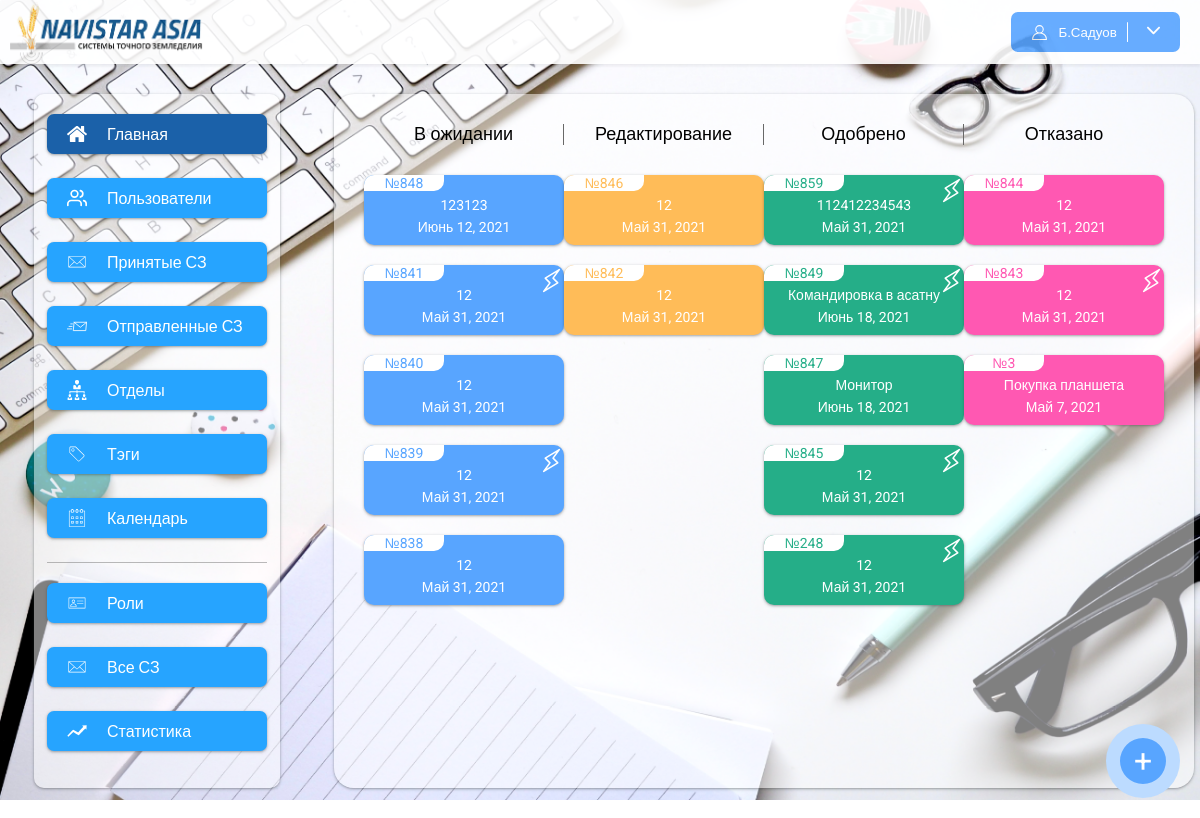
/ (signed in), run on the app's committed database.
### app/models.py (models this page shows, shortened)
class ServiceNote(models.Model):
    user = models.ForeignKey(User, null=True, blank=True, on_delete=models.CASCADE, related_name="notes")
    number = models.IntegerField(null=True, blank=True)
    title = models.CharField(max_length=120)
    text = models.TextField()
    summa = models.CharField(max_length=200, null=True, blank=True)
    fast = models.BooleanField(default=False)
    date_create = models.DateTimeField(auto_now_add=True)
    date_update = models.DateTimeField(auto_now=True)
    date = models.DateField(null=True, blank=True)
    tags = models.ManyToManyField(Tags, null=True, blank=True, related_name="notes")
    user_index = models.IntegerField(default=1, null=True, blank=True)
    status = models.CharField(max_length=200, choices=statuses, null=True, blank=True)
    class Meta:
        verbose_name = "Служебная записка"
        verbose_name_plural = "Служебные записки"

### app/views.py (the view)
# urls.py: path("", home, name="home"),
@login_required()
def home(request):
    user = request.user
    notStatus = []
    successStatus = []
    editStatus = []
    errorStatus = []
    notes = NoteUsers.objects.filter(user=user).filter(note__user_index__gte=F('index')).order_by("-pk")
    for note in notes:
        if note.status == None:
            notStatus.append(note.note)
        elif note.status == success:
            successStatus.append(note.note)
        elif note.status == edit:
            editStatus.append(note.note)
        else:
            errorStatus.append(note.note)
    return render(request, "home.html",
                  {"notStatus": notStatus[:5], "successStatus": successStatus[:5], "editStatus": editStatus[:5],
                   "errorStatus": errorStatus[:5]})

### app/templates/home.html (shortened to what this page needs)
{% extends 'base.html' %}
{% load static %}
{% block content %}
        <div class="content">
            <div class="content_statuses">
                <div class="content_status">
                    <div class="status_title">
                        В ожидании
                    </div>
                    <div class="status_content">
                        <div class="last_notes last_wait">
                            {% for i in notStatus %}
                            <a href="{% url 'my_note_detail' i.pk %}" class="last_note">
                                {% if i.fast %}
                                <img src="{% static 'img/light_little.svg' %}" class="light_little" alt="" width="25">
                                {% endif %}
										<span class="last_note_number">
											№{{ i.number }}
										</span>
                                <span class="last_note_title">
											{{ i.title }}
										</span>
                                <span class="last_note_date">
											{{ i.date }}
										</span>
                            </a>
                            {% endfor %}
                        </div>
                    </div>
                </div>
                <div class="content_status">
                    <div class="status_title">
                        Редактирование
                    </div>
                    <div class="status_content">
                        <div class="last_notes last_edit">
                            {% for i in editStatus %}
                            <a href="{% url 'my_note_detail' i.pk %}" class="last_note">
										<span class="last_note_number">
											№{{ i.number }}
										</span>
                                <span class="last_note_title">
											{{ i.title }}
										</span>
                                <span class="last_note_date">
											{{ i.date }}
										</span>
                            </a>
                            {% endfor %}
                        </div>
                    </div>
                </div>
                <div class="content_status">
                    <div class="status_title">
                        Одобрено
                    </div>
                    <div class="status_content">
                        <div class="last_notes last_success">
                            {% for i in successStatus %}
                            <a href="{% url 'my_note_detail' i.pk %}" class="last_note">
                                {% if i.fast %}
                                <img src="{% static 'img/light_little.svg' %}" class="light_little" alt="" width="25">
                                {% endif %}
										<span class="last_note_number">
											№{{ i.number }}
										</span>
                                <span class="last_note_title">
											{{ i.title }}
										</span>
                                <span class="last_note_date">
											{{ i.date }}
										</span>
                            </a>
                            {% endfor %}
                        </div>
                    </div>
                </div>
                <div class="content_status">
                    <div class="status_title">
                        Отказано
                    </div>
                    <div class="status_content">
                        <div class="last_notes last_fail">
                            {% for i in errorStatus %}
                            <a href="{% url 'my_note_detail' i.pk %}" class="last_note">
                                {% if i.fast %}
                                <img src="{% static 'img/light_little.svg' %}" class="light_little" alt="" width="25">
                                {% endif %}
										<span class="last_note_number">
											№{{ i.number }}
										</span>
                                <span class="last_note_title">
											{{ i.title }}
										</span>
                                <span class="last_note_date">
											{{ i.date }}
										</span>
                            </a>
                            {% endfor %}
                        </div>
                    </div>
                </div>
            </div>
            <div class="circle_add">
                +
            </div>
        </div>
{% endblock %}

### app/templates/base.html (shortened to what this page needs)
{% load static %}
<!DOCTYPE html>
<html>
<head>
    <link rel="stylesheet" href="{% static 'css/style.css' %}">
</head>
<body>
<div class="wrapper">
    <div class="header">
        <img src="{% static 'img/navistar.png' %}" height="100%">
        <button class="profile_button">
            {% if request.user.is_authenticated %}
            <img src="{% static 'img/profile.svg' %}" alt="" width="17px" height="17px">
				<span>
					{{ request.user.first_name|slice:"1" }}.{{ request.user.last_name }}
				</span>
            <span style="cursor: pointer" onclick="show_menu()">
                <img src="{% static 'img/arrow.svg' %}" alt="" width="13px" height="13px">
            </span>
            {% else %}
            <span>Войти</span>
            {% endif %}
        </button>
    </div>
    <div class="main">
        {% include 'include/sidebar_menu.html' %}
        {% block content %}
        {% endblock %}
    </div>
</div>
<img class="background" src="{% static 'img/15.jpg' %}">
</body>
</html>

### app/static/css/style.css (style rules this page uses)
body { padding:0px; margin:0px; overflow-x:hidden; font-family: 'Roboto', sans-serif; }
a { color: inherit; text-decoration: none; }
.wrapper { width:100%; position: absolute; }
.background { height: 100vh; position: fixed; z-index: -1; width:100%; }
.header { box-shadow: 0px 2px 3px rgba(57, 57, 57, 0.09); height: 64px; background-color: #fff; opacity: .9; display: flex; justify-content: space-between; align-items: center; }
.header img { margin-left: 10px; }
.profile_button { background-color: #58A5FF; border-width: 0px; padding: 10px; color:white; border-radius: 7px; display: flex; margin-right:20px; align-items: center; }
.profile_button img { margin-right:10px; }
.main { display: flex; flex-direction: row; }
.content { flex-grow: 1; padding: 10px; padding-bottom:30px; min-height: 500px; margin:30px 20px; background: rgba(255, 255, 255, 0.5); box-shadow: 0px 4px 4px rgba(204, 204, 204, 0.25); box-shadow: 0 1px 2px 0 rgb(60 64 67 / 30%), 0 1px 3px 1px rgb(60 64 67 / 15%); border-radius: 20px; }
.content_statuses { display: flex; justify-content: space-between; flex-direction: row; padding: 20px }
.content_status { width: 25%; }
.status_title { line-height: 21px; color: #686868; color:#000; text-align: center; font-family: 'Montserrat', sans-serif; font-style: normal; font-weight: normal; font-size: 18px; border-right: 1px solid #686868; }
.content_status:last-child .status_title { border-right: 0px; }
.last_notes { margin-top: 20px; display:flex; flex-direction: column; align-items: center; justify-content: center; text-align: center; }
.last_note { width: 200px; height: 60px; border-radius: 10px; color: white; font-size: 14px; box-shadow: 0 1px 2px 0 rgb(60 64 67 / 30%), 0 1px 3px 1px rgb(60 64 67 / 15%); display: flex; justify-content: space-between; flex-direction: column; margin:10px 0px; padding-bottom: 10px; }
.last_note_number { background-color: white; color: #58A5FF; width: 80px; border-bottom-right-radius: 10px; border-top-left-radius: 10px; }
.last_wait .last_note { background-color: #58A5FF; }
.last_edit .last_note { background-color: #FFBC58; }
.last_success .last_note { background-color: #25AE88; }
.last_fail .last_note { background-color: #FF58B2; }
.last_wait .last_note_number { color: #58A5FF; }
.last_edit .last_note_number { color: #FFBC58; }
.last_success .last_note_number { color: #25AE88; }
.last_fail .last_note_number { color: #FF58B2; }
.circle_add { z-index: 2; padding: 13px; color: white; background-color: #58A5FF; display: flex; font-size: 32px; justify-content: center; align-items: center; border-radius: 100%; width: 20px; height: 20px; position: fixed; right: 20px; bottom: 20px; border: 14px solid #ffffff99; cursor: pointer; }
.light_little { position:absolute; margin-left:175px; margin-top: 3px; }

### data on the page
ServiceNote: number "848", title "123123", date "Июнь 12, 2021"
ServiceNote: fast True (drawn), number "841", title "12", date "Май 31, 2021"
ServiceNote: number "840", title "12", date "Май 31, 2021"
ServiceNote: fast True (drawn), number "839", title "12", date "Май 31, 2021"
ServiceNote: number "838", title "12", date "Май 31, 2021"
ServiceNote: number "846", title "12", date "Май 31, 2021"
ServiceNote: number "842", title "12", date "Май 31, 2021"
ServiceNote: fast True (drawn), number "859", title "112412234543", date "Май 31, 2021"
ServiceNote: fast True (drawn), number "849", title "Командировка в асатну", date "Июнь 18, 2021"
ServiceNote: number "847", title "Монитор", date "Июнь 18, 2021"
ServiceNote: fast True (drawn), number "845", title "12", date "Май 31, 2021"
ServiceNote: fast True (drawn), number "248", title "12", date "Май 31, 2021"
ServiceNote: number "844", title "12", date "Май 31, 2021"
ServiceNote: fast True (drawn), number "843", title "12", date "Май 31, 2021"
ServiceNote: number "3", title "Покупка планшета", date "Май 7, 2021"

### other printed values
{{ request.user.first_name|slice:"1" }} "Б"
{{ request.user.last_name }} "Садуов"
